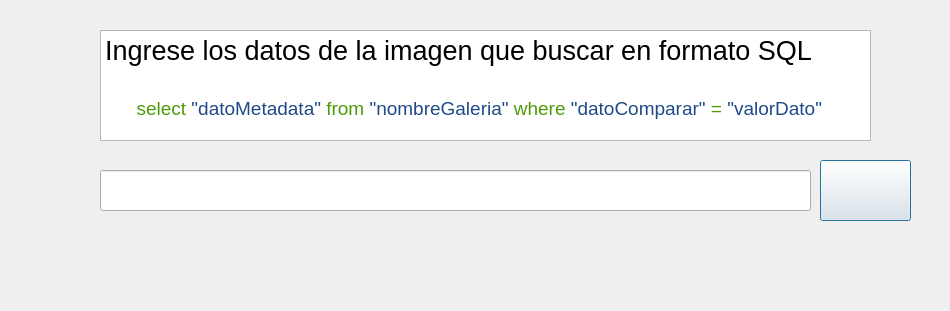
<?xml version="1.0" encoding="UTF-8"?>
<ui version="4.0">
 <class>busquedaImagen</class>
 <widget class="QDialog" name="busquedaImagen">
  <property name="geometry">
   <rect>
    <x>0</x>
    <y>0</y>
    <width>950</width>
    <height>311</height>
   </rect>
  </property>
  <property name="windowTitle">
   <string>Dialog</string>
  </property>
  <widget class="QLineEdit" name="searchEdit">
   <property name="geometry">
    <rect>
     <x>100</x>
     <y>170</y>
     <width>711</width>
     <height>41</height>
    </rect>
   </property>
  </widget>
  <widget class="QPushButton" name="botonBusqueda">
   <property name="geometry">
    <rect>
     <x>820</x>
     <y>160</y>
     <width>91</width>
     <height>61</height>
    </rect>
   </property>
   <property name="styleSheet">
    <string notr="true">border-image: url(:/imagenes/search.png);</string>
   </property>
   <property name="text">
    <string/>
   </property>
  </widget>
  <widget class="QTextBrowser" name="textBrowser">
   <property name="geometry">
    <rect>
     <x>100</x>
     <y>30</y>
     <width>771</width>
     <height>111</height>
    </rect>
   </property>
   <property name="html">
    <string>&lt;!DOCTYPE HTML PUBLIC &quot;-//W3C//DTD HTML 4.0//EN&quot; &quot;http://www.w3.org/TR/REC-html40/strict.dtd&quot;&gt;
&lt;html&gt;&lt;head&gt;&lt;meta name=&quot;qrichtext&quot; content=&quot;1&quot; /&gt;&lt;style type=&quot;text/css&quot;&gt;
p, li { white-space: pre-wrap; }
&lt;/style&gt;&lt;/head&gt;&lt;body style=&quot; font-family:'Cantarell'; font-size:11pt; font-weight:400; font-style:normal;&quot;&gt;
&lt;p style=&quot; margin-top:0px; margin-bottom:0px; margin-left:0px; margin-right:0px; -qt-block-indent:0; text-indent:0px;&quot;&gt;&lt;span style=&quot; font-size:20pt;&quot;&gt;Ingrese los datos de la imagen que buscar en formato SQL&lt;/span&gt;&lt;/p&gt;
&lt;p style=&quot;-qt-paragraph-type:empty; margin-top:0px; margin-bottom:0px; margin-left:0px; margin-right:0px; -qt-block-indent:0; text-indent:0px; font-size:20pt;&quot;&gt;&lt;br /&gt;&lt;/p&gt;
&lt;p style=&quot; margin-top:0px; margin-bottom:0px; margin-left:0px; margin-right:0px; -qt-block-indent:0; text-indent:0px;&quot;&gt;&lt;span style=&quot; font-size:14pt;&quot;&gt;      &lt;/span&gt;&lt;span style=&quot; font-size:14pt; color:#4e9a06;&quot;&gt;select&lt;/span&gt;&lt;span style=&quot; font-size:14pt;&quot;&gt; &lt;/span&gt;&lt;span style=&quot; font-size:14pt; color:#204a87;&quot;&gt;&amp;quot;datoMetadata&amp;quot;&lt;/span&gt;&lt;span style=&quot; font-size:14pt;&quot;&gt; &lt;/span&gt;&lt;span style=&quot; font-size:14pt; color:#4e9a06;&quot;&gt;from&lt;/span&gt;&lt;span style=&quot; font-size:14pt;&quot;&gt; &lt;/span&gt;&lt;span style=&quot; font-size:14pt; color:#204a87;&quot;&gt;&amp;quot;nombreGaleria&amp;quot;&lt;/span&gt;&lt;span style=&quot; font-size:14pt;&quot;&gt; &lt;/span&gt;&lt;span style=&quot; font-size:14pt; color:#4e9a06;&quot;&gt;where&lt;/span&gt;&lt;span style=&quot; font-size:14pt;&quot;&gt; &lt;/span&gt;&lt;span style=&quot; font-size:14pt; color:#204a87;&quot;&gt;&amp;quot;datoComparar&amp;quot;&lt;/span&gt;&lt;span style=&quot; font-size:14pt;&quot;&gt; &lt;/span&gt;&lt;span style=&quot; font-size:14pt; color:#4e9a06;&quot;&gt;=&lt;/span&gt;&lt;span style=&quot; font-size:14pt;&quot;&gt; &lt;/span&gt;&lt;span style=&quot; font-size:14pt; color:#204a87;&quot;&gt;&amp;quot;valorDato&amp;quot;&lt;/span&gt;&lt;/p&gt;&lt;/body&gt;&lt;/html&gt;</string>
   </property>
  </widget>
 </widget>
 <resources/>
 <connections/>
</ui>
